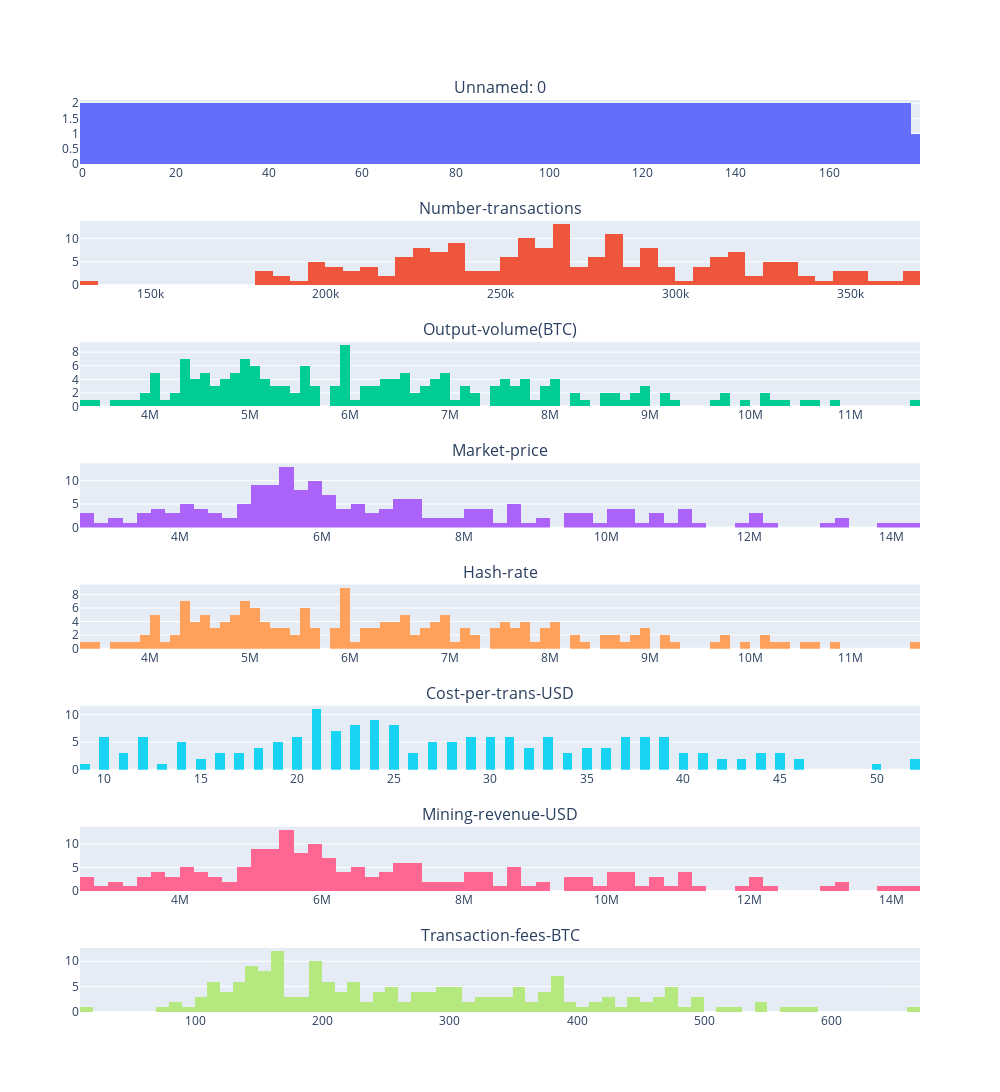

Notebook source saved alongside this figure:
### Code cell
total_plot = count - 1
plot = make_subplots(cols = 1, rows = total_plot, subplot_titles=title_list)
for index, trace in enumerate(plotly_subplot_hist):
    plot.add_trace(trace, col = 1, row = index + 1)
plot.update_layout(height=300 * total_plot, width=1000, showlegend=False)
plot.show()

### Figure 1 — Plotly figure (JSON) as saved in the notebook; plotly's stock layout.template omitted (floating-point values rounded to 4 significant figures; data arrays with more than 128 entries replaced by an {"elided": "..."} marker saying what was removed)
{"data": [{"nbinsx": 100, "type": "histogram", "x": {"elided": "179 int values"}, "xaxis": "x", "yaxis": "y"}, {"nbinsx": 100, "type": "histogram", "x": {"elided": "179 int values"}, "xaxis": "x2", "yaxis": "y2"}, {"nbinsx": 100, "type": "histogram", "x": {"elided": "179 int values"}, "xaxis": "x3", "yaxis": "y3"}, {"nbinsx": 100, "type": "histogram", "x": {"elided": "179 int values"}, "xaxis": "x4", "yaxis": "y4"}, {"nbinsx": 100, "type": "histogram", "x": {"elided": "179 int values"}, "xaxis": "x5", "yaxis": "y5"}, {"nbinsx": 100, "type": "histogram", "x": {"elided": "179 int values"}, "xaxis": "x6", "yaxis": "y6"}, {"nbinsx": 100, "type": "histogram", "x": {"elided": "179 int values"}, "xaxis": "x7", "yaxis": "y7"}, {"nbinsx": 100, "type": "histogram", "x": {"elided": "179 int values"}, "xaxis": "x8", "yaxis": "y8"}], "layout": {"annotations": [{"font": {"size": 16}, "showarrow": false, "text": "Unnamed: 0", "x": 0.5, "xanchor": "center", "xref": "paper", "y": 1, "yanchor": "bottom", "yref": "paper"}, {"font": {"size": 16}, "showarrow": false, "text": "Number-transactions", "x": 0.5, "xanchor": "center", "xref": "paper", "y": 0.8672, "yanchor": "bottom", "yref": "paper"}, {"font": {"size": 16}, "showarrow": false, "text": "Output-volume(BTC)", "x": 0.5, "xanchor": "center", "xref": "paper", "y": 0.7344, "yanchor": "bottom", "yref": "paper"}, {"font": {"size": 16}, "showarrow": false, "text": "Market-price", "x": 0.5, "xanchor": "center", "xref": "paper", "y": 0.6016, "yanchor": "bottom", "yref": "paper"}, {"font": {"size": 16}, "showarrow": false, "text": "Hash-rate", "x": 0.5, "xanchor": "center", "xref": "paper", "y": 0.4688, "yanchor": "bottom", "yref": "paper"}, {"font": {"size": 16}, "showarrow": false, "text": "Cost-per-trans-USD", "x": 0.5, "xanchor": "center", "xref": "paper", "y": 0.3359, "yanchor": "bottom", "yref": "paper"}, {"font": {"size": 16}, "showarrow": false, "text": "Mining-revenue-USD", "x": 0.5, "xanchor": "center", "xref": "paper", "y": 0.2031, "yanchor": "bottom", "yref": "paper"}, {"font": {"size": 16}, "showarrow": false, "text": "Transaction-fees-BTC", "x": 0.5, "xanchor": "center", "xref": "paper", "y": 0.07031, "yanchor": "bottom", "yref": "paper"}], "height": 2400, "showlegend": false, "width": 1000, "xaxis": {"anchor": "y", "autorange": true, "domain": [0, 1], "range": [-0.5, 179.5], "type": "linear"}, "xaxis2": {"anchor": "y2", "autorange": true, "domain": [0, 1], "range": [130000.0, 370000.0], "type": "linear"}, "xaxis3": {"anchor": "y3", "autorange": true, "domain": [0, 1], "range": [3300000.0, 11700000.0], "type": "linear"}, "xaxis4": {"anchor": "y4", "autorange": true, "domain": [0, 1], "range": [2600000.0, 14400000.0], "type": "linear"}, "xaxis5": {"anchor": "y5", "autorange": true, "domain": [0, 1], "range": [3300000.0, 11700000.0], "type": "linear"}, "xaxis6": {"anchor": "y6", "autorange": true, "domain": [0, 1], "range": [8.75, 52.25], "type": "linear"}, "xaxis7": {"anchor": "y7", "autorange": true, "domain": [0, 1], "range": [2600000.0, 14400000.0], "type": "linear"}, "xaxis8": {"anchor": "y8", "autorange": true, "domain": [0, 1], "range": [9.5, 669.5], "type": "linear"}, "yaxis": {"anchor": "x", "autorange": true, "domain": [0.9297, 1], "range": [0, 2.105]}, "yaxis2": {"anchor": "x2", "autorange": true, "domain": [0.7969, 0.8672], "range": [0, 13.68]}, "yaxis3": {"anchor": "x3", "autorange": true, "domain": [0.6641, 0.7344], "range": [0, 9.474]}, "yaxis4": {"anchor": "x4", "autorange": true, "domain": [0.5312, 0.6016], "range": [0, 13.68]}, "yaxis5": {"anchor": "x5", "autorange": true, "domain": [0.3984, 0.4688], "range": [0, 9.474]}, "yaxis6": {"anchor": "x6", "autorange": true, "domain": [0.2656, 0.3359], "range": [0, 11.58]}, "yaxis7": {"anchor": "x7", "autorange": true, "domain": [0.1328, 0.2031], "range": [0, 13.68]}, "yaxis8": {"anchor": "x8", "autorange": true, "domain": [0, 0.07031], "range": [0, 12.63]}}}
